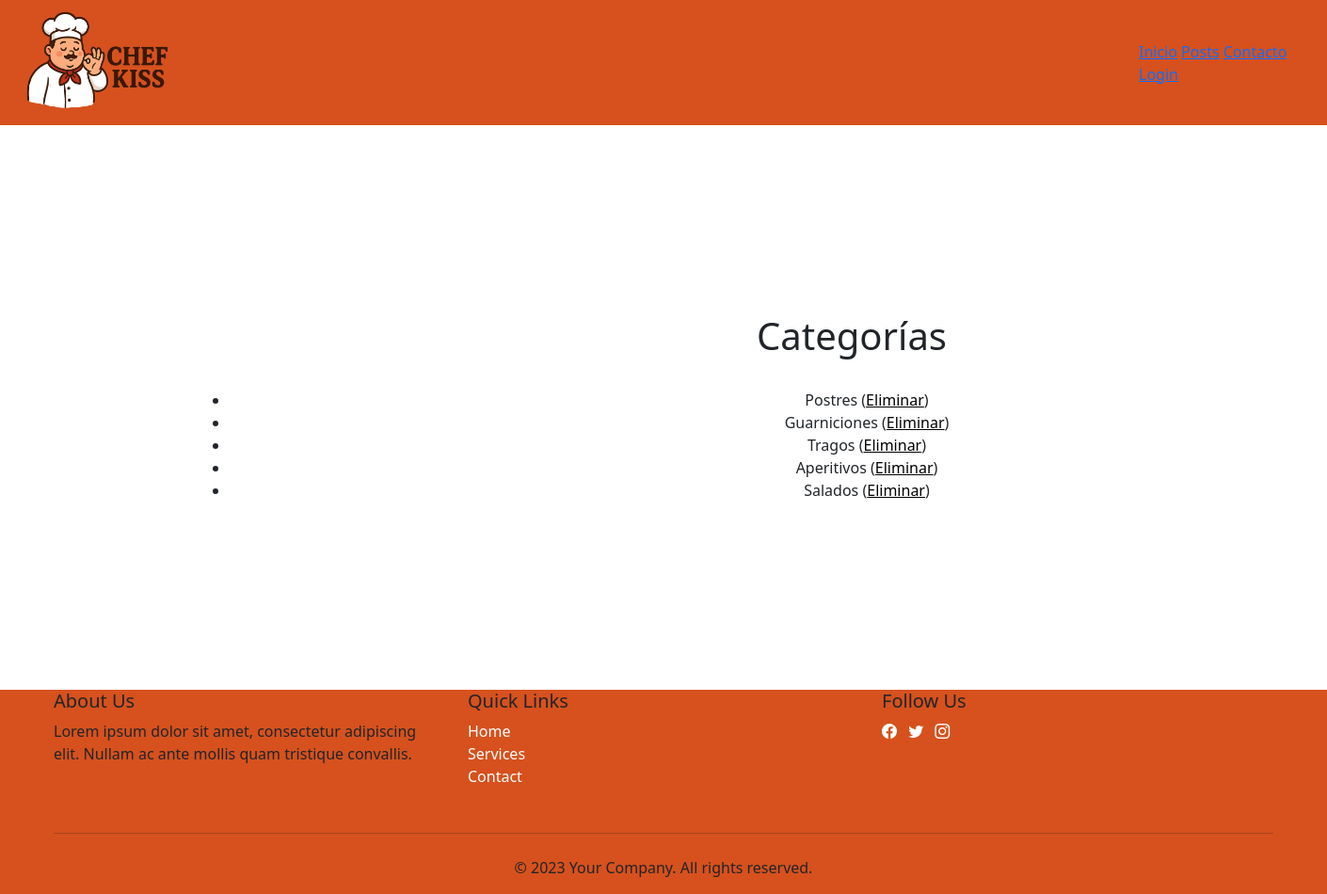
/categoria/, run on an earlier commit of the app's database.
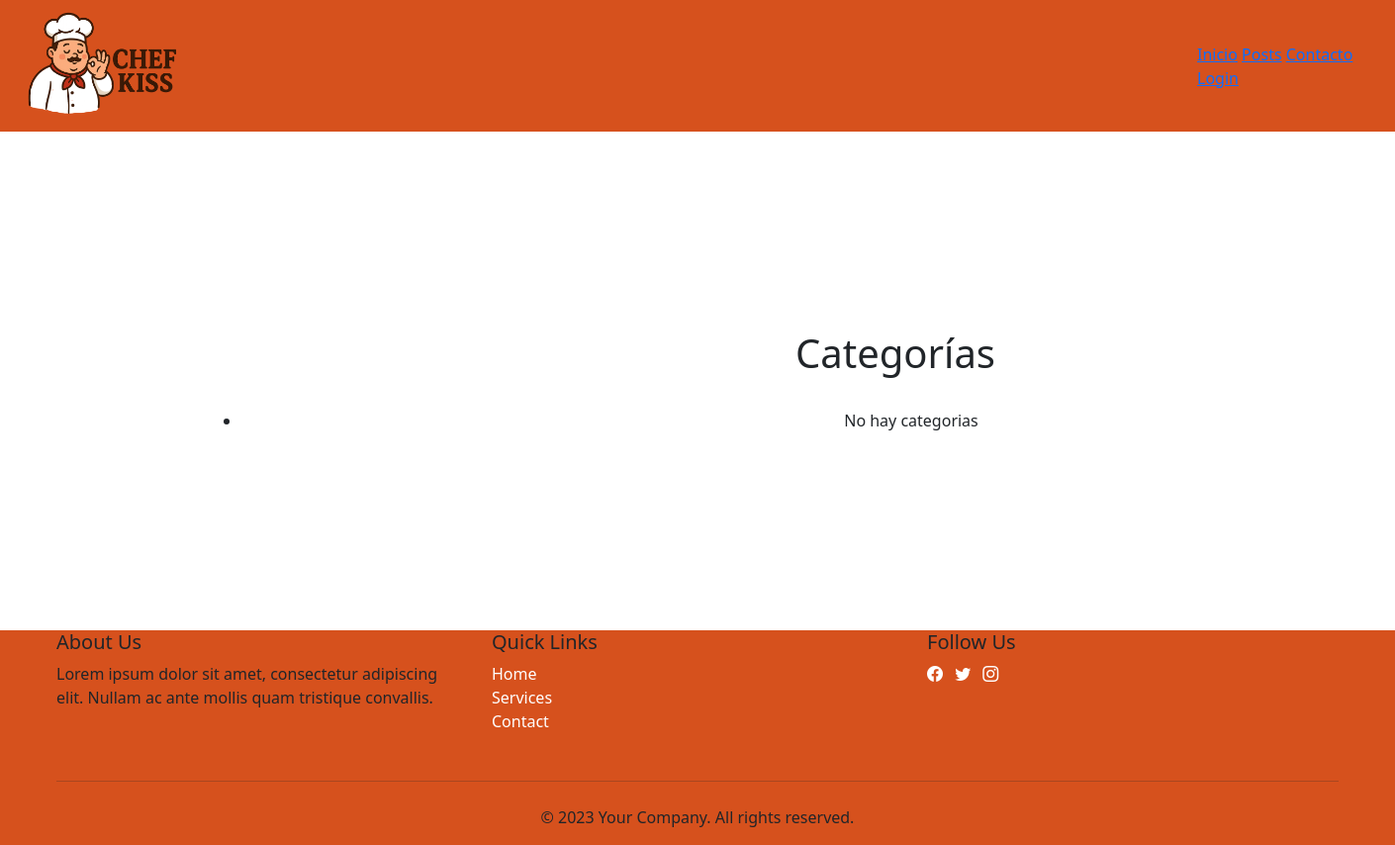
And on a later commit of the database.
### apps/posts/models.py (models this page shows, shortened)
class Categoria(models.Model):
    nombre = models.CharField(max_length=30,null=False)

### apps/posts/views.py (the view)
# urls.py: path('categoria/', CategoriaListView.as_view(), name = 'categoria_list'),
class CategoriaListView(ListView):
     model= Categoria
     template_name = 'posts/categoria_list.html'
     context_object_name = 'categorias'

### templates/posts/categoria_list.html
{%extends 'base.html'%}
{% block contenido %}
<center>
    <div class="container-fluid" style="margin:200px;">
    <h1>Categorías</h1>
    <br>
    <ul>
        {% for categoria in categorias %}
        <li>{{categoria.nombre}}
        (<a style="color:black;" href="{% url 'apps.posts:categoria_delete' pk=categoria.pk %}">Eliminar</a>)
        </li>
        {% empty %}
        <li>No hay categorias</li>
        {% endfor %}
    </ul>
    </div>
</center>
{% endblock %}

What changed in the data, as far as the page shows it:
removed Categoria: nombre "Postres"
removed Categoria: nombre "Guarniciones"
removed Categoria: nombre "Tragos"
removed Categoria: nombre "Aperitivos"
removed Categoria: nombre "Salados"
Also different on the page:
text now shown: "No hay categorias"
